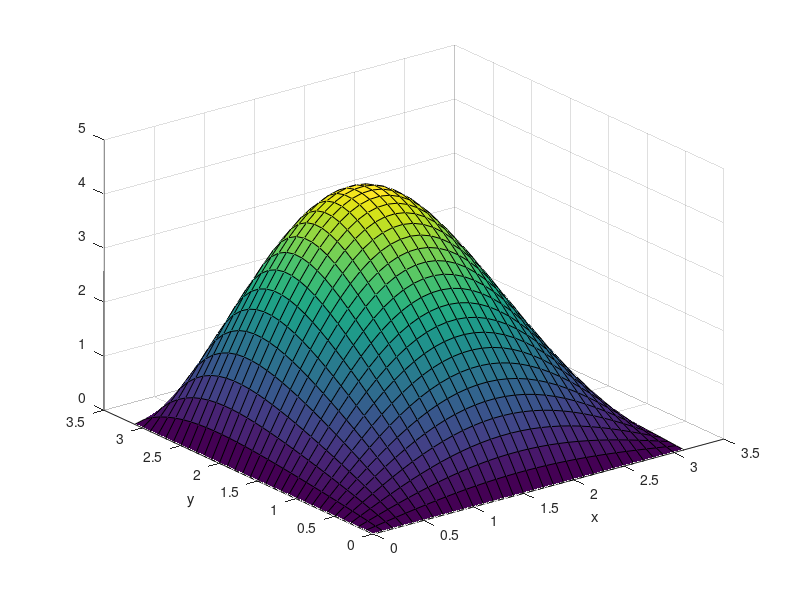

MATLAB code to generate this figure:
%Created by David Newman

%test program to determine the form of the solution, just an exploration

clear;
clc;
close all;

M = 1;
L = pi;

[x,y] = meshgrid(0:0.1:L,0:0.1:L);

u = (L - y).*sin(M.*x).*sinh(M.*y);

surf(x,y,u);
xlabel('x');
ylabel('y');

